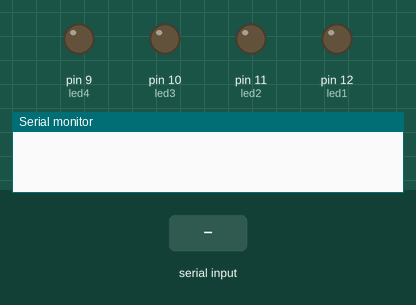
This sketch was run on a simulated Arduino Uno, built with avr-gcc and run on an emulated ATmega328P. Shown: output pins drawn as LEDs (lit = HIGH), the last lines printed to the serial monitor. The inputs (shaded band) are chosen by the test bench.

Above: at 1.2 s.
1.3 s: "LED1ON" received over Serial
At 3.5 s:
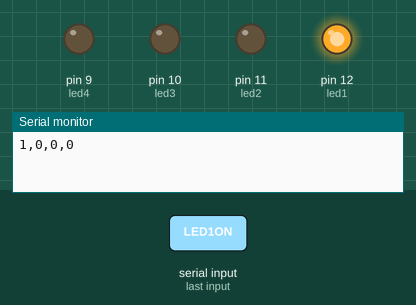
3.8 s: "LED2ON" received over Serial
At 5.6 s:
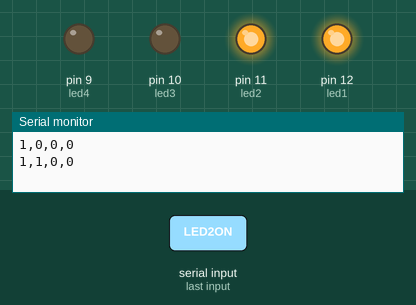
6.3 s: "LED1OFF" received over Serial
At 8.5 s:
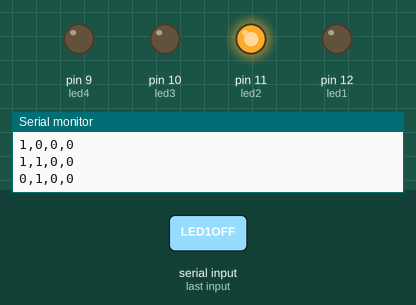
8.8 s: "LED3ON" received over Serial
At 10.6 s:
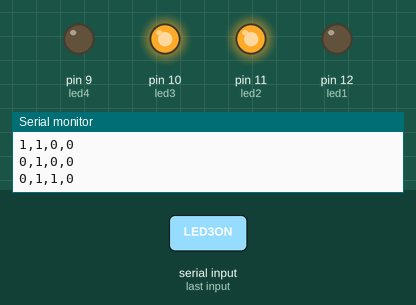
11.3 s: "LED2OFF" received over Serial
At 12.6 s:
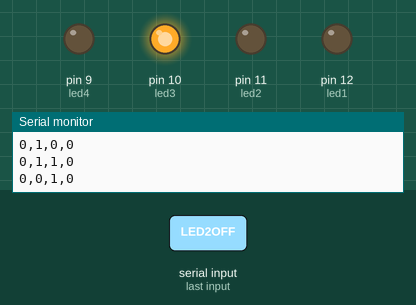
13.8 s: "LED4ON" received over Serial
At 15.6 s:
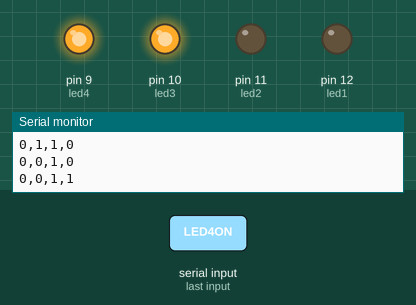
Timing chart, 0 to 17.1 s (numbered marks = the images above; inputs shaded):
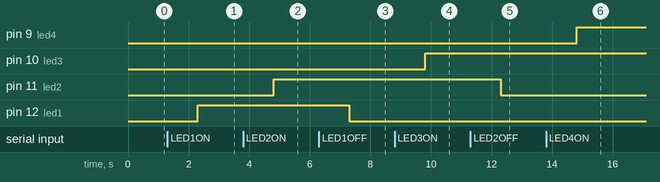

Measured:
- after the input at 1.3 s, pin 12 (led1): LOW → HIGH after 1.0 s
- after the input at 3.8 s, pin 11 (led2): LOW → HIGH after 1.0 s
- after the input at 6.3 s, pin 12 (led1): HIGH → LOW after 1.0 s
- after the input at 8.8 s, pin 10 (led3): LOW → HIGH after 1.0 s
- after the input at 11.3 s, pin 11 (led2): HIGH → LOW after 1.0 s
- after the input at 13.8 s, pin 9 (led4): LOW → HIGH after 1.0 s

The sketch:

arduinocode.ino
```cpp
int led1=12;
int led2=11;
int led3=10;
int led4=9;


void setup() {
  pinMode(led1,OUTPUT);
  pinMode(led2,OUTPUT);
  pinMode(led3,OUTPUT);
  pinMode(led4,OUTPUT);
  Serial.begin(9600);


}

void loop() {
  if (Serial.available()>0)
  {
    String returndata;
    String data=Serial.readString();
    data.trim();

    if (data=="INFO")
    {
      returndata = String(digitalRead(led1))+','+String(digitalRead(led2))+','+String(digitalRead(led3))+','+String(digitalRead(led4));
      Serial.println(returndata);
    }
    if (data=="LED1ON")
    {
      digitalWrite(led1,HIGH);
      returndata = String(digitalRead(led1))+','+String(digitalRead(led2))+','+String(digitalRead(led3))+','+String(digitalRead(led4));
      Serial.println(returndata);
    }
    if (data=="LED1OFF")
    {
      digitalWrite(led1,LOW);
      returndata = String(digitalRead(led1))+','+String(digitalRead(led2))+','+String(digitalRead(led3))+','+String(digitalRead(led4));
      Serial.println(returndata);
    }
    if (data=="LED2ON")
    {
      digitalWrite(led2,HIGH);
      returndata = String(digitalRead(led1))+','+String(digitalRead(led2))+','+String(digitalRead(led3))+','+String(digitalRead(led4));
      Serial.println(returndata);
    }
    if (data=="LED2OFF")
    {
      digitalWrite(led2,LOW);
      returndata = String(digitalRead(led1))+','+String(digitalRead(led2))+','+String(digitalRead(led3))+','+String(digitalRead(led4));
      Serial.println(returndata);
    }
    if (data=="LED3ON")
    {
      digitalWrite(led3,HIGH);
      returndata = String(digitalRead(led1))+','+String(digitalRead(led2))+','+String(digitalRead(led3))+','+String(digitalRead(led4));
      Serial.println(returndata);
    }
    if (data=="LED3OFF")
    {
      digitalWrite(led3,LOW);
      returndata = String(digitalRead(led1))+','+String(digitalRead(led2))+','+String(digitalRead(led3))+','+String(digitalRead(led4));
      Serial.println(returndata);
    }
    if (data=="LED4ON")
    {
      digitalWrite(led4,HIGH);
      returndata = String(digitalRead(led1))+','+String(digitalRead(led2))+','+String(digitalRead(led3))+','+String(digitalRead(led4));
      Serial.println(returndata);
    }
    if (data=="LED4OFF")
    {
      digitalWrite(led4,LOW);
      returndata = String(digitalRead(led1))+','+String(digitalRead(led2))+','+String(digitalRead(led3))+','+String(digitalRead(led4));
      Serial.println(returndata);
    }
    if (data=="ALLOFF")
    {
      digitalWrite(led1,LOW);
      digitalWrite(led2,LOW);
      digitalWrite(led3,LOW);
      digitalWrite(led4,LOW);

      returndata = String(digitalRead(led1))+','+String(digitalRead(led2))+','+String(digitalRead(led3))+','+String(digitalRead(led4));
      Serial.println(returndata);
    }

  }

}
```
